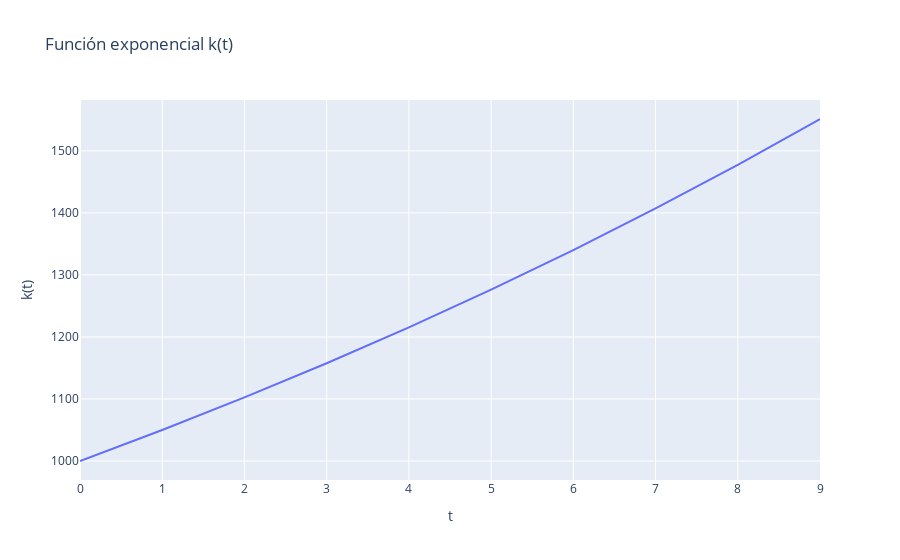

Here is the notebook cell this chart was saved with:
### Code cell
import plotly.graph_objects as go
import numpy as np

# Definir la función exponencial
def k(t):
    return 1000 * (1 + 5/100) ** t

# Generar valores de t
t_values = np.arange(0, 10) # definir el dominio de graficación

# Calcular los valores de k(t) correspondientes
k_values = k(t_values) # calcular el rango de la función

# Crear el gráfico
fig = go.Figure() # instancia la clase Figure

# Agregar la línea de la función
fig.add_trace(go.Scatter(x=t_values, y=k_values, mode='lines', name='k(t)'))

# Configurar el diseño del gráfico
fig.update_layout(title='Función exponencial k(t)',
                   xaxis_title='t',
                   yaxis_title='k(t)')

# Guardar el gráfico como un archivo jpg
fig.write_image("/home/marco/Documentos/docencia/calculo/images/1_funciones/grafico_exponencial.jpg")


# Mostrar el gráfico
fig.show()

### Figure 1 — Plotly figure (JSON) as saved in the notebook; plotly's stock layout.template omitted (floating-point values rounded to 4 significant figures)
{"data": [{"mode": "lines", "name": "k(t)", "type": "scatter", "x": [0, 1, 2, 3, 4, 5, 6, 7, 8, 9], "y": [1000, 1050, 1102.0, 1158.0, 1216.0, 1276.0, 1340.0, 1407.0, 1477.0, 1551.0]}], "layout": {"title": {"text": "Función exponencial k(t)"}, "xaxis": {"title": {"text": "t"}}, "yaxis": {"title": {"text": "k(t)"}}}}
